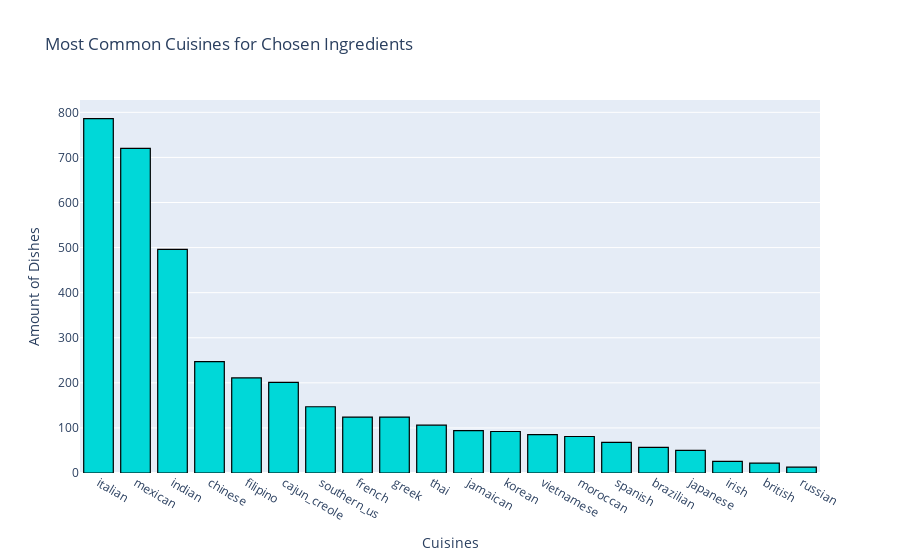

This figure's notebook cell:
### Code cell
# Example 1
ingredient_top_cuisines(["garlic", "salt"])

### Figure 1 — Plotly figure (JSON) as saved in the notebook; plotly's stock layout.template omitted (floating-point values rounded to 4 significant figures)
{"data": [{"alignmentgroup": "True", "bingroup": "x", "histfunc": "sum", "hovertemplate": "Cuisine=%{x}<br>Count=%{y}<extra></extra>", "legendgroup": "", "marker": {"color": "#00d8d8", "line": {"color": "black", "width": 1.2}, "pattern": {"shape": ""}}, "name": "", "offsetgroup": "", "orientation": "v", "showlegend": false, "type": "histogram", "x": ["italian", "mexican", "indian", "chinese", "filipino", "cajun_creole", "southern_us", "french", "greek", "thai", "jamaican", "korean", "vietnamese", "moroccan", "spanish", "brazilian", "japanese", "irish", "british", "russian"], "xaxis": "x", "y": [786, 720, 496, 247, 211, 201, 147, 124, 124, 106, 94, 92, 85, 81, 68, 57, 50, 26, 22, 13], "yaxis": "y"}], "layout": {"autosize": true, "barmode": "relative", "legend": {"tracegroupgap": 0}, "title": {"text": "Most Common Cuisines for Chosen Ingredients"}, "xaxis": {"anchor": "y", "autorange": true, "domain": [0, 1], "range": [-0.5, 19.5], "title": {"text": "Cuisines"}, "type": "category"}, "yaxis": {"anchor": "x", "autorange": true, "domain": [0, 1], "range": [0, 827.4], "title": {"text": "Amount of Dishes"}, "type": "linear"}}}
